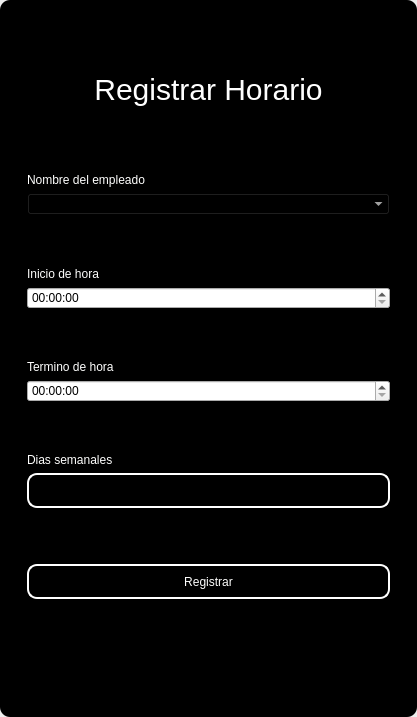
<?xml version="1.0" encoding="UTF-8"?>
<ui version="4.0">
 <class>MainWindow</class>
 <widget class="QMainWindow" name="MainWindow">
  <property name="geometry">
   <rect>
    <x>0</x>
    <y>0</y>
    <width>417</width>
    <height>717</height>
   </rect>
  </property>
  <property name="windowTitle">
   <string>MainWindow</string>
  </property>
  <property name="styleSheet">
   <string notr="true"/>
  </property>
  <widget class="QWidget" name="centralwidget">
   <property name="styleSheet">
    <string notr="true"/>
   </property>
   <layout class="QVBoxLayout" name="verticalLayout">
    <property name="spacing">
     <number>0</number>
    </property>
    <property name="leftMargin">
     <number>0</number>
    </property>
    <property name="topMargin">
     <number>0</number>
    </property>
    <property name="rightMargin">
     <number>0</number>
    </property>
    <property name="bottomMargin">
     <number>0</number>
    </property>
    <item>
     <widget class="QFrame" name="frame">
      <property name="enabled">
       <bool>true</bool>
      </property>
      <property name="styleSheet">
       <string notr="true">QFrame {
	border-radius:10px;
	background-color: rgb(0, 0, 0);
 }
</string>
      </property>
      <property name="frameShape">
       <enum>QFrame::StyledPanel</enum>
      </property>
      <property name="frameShadow">
       <enum>QFrame::Raised</enum>
      </property>
      <layout class="QVBoxLayout" name="verticalLayout_2">
       <item>
        <widget class="QFrame" name="frame_superior">
         <property name="minimumSize">
          <size>
           <width>0</width>
           <height>40</height>
          </size>
         </property>
         <property name="maximumSize">
          <size>
           <width>16777215</width>
           <height>40</height>
          </size>
         </property>
         <property name="styleSheet">
          <string notr="true">QPushButton{
border-radius:18px;
}

QPushButton:hover{
	background-color: rgb(0, 0, 0);
}
</string>
         </property>
         <property name="frameShape">
          <enum>QFrame::StyledPanel</enum>
         </property>
         <property name="frameShadow">
          <enum>QFrame::Raised</enum>
         </property>
         <layout class="QHBoxLayout" name="horizontalLayout_3">
          <property name="spacing">
           <number>4</number>
          </property>
          <property name="leftMargin">
           <number>0</number>
          </property>
          <property name="topMargin">
           <number>0</number>
          </property>
          <property name="rightMargin">
           <number>0</number>
          </property>
          <property name="bottomMargin">
           <number>0</number>
          </property>
          <item>
           <widget class="QPushButton" name="btn_icon">
            <property name="text">
             <string/>
            </property>
            <property name="iconSize">
             <size>
              <width>40</width>
              <height>40</height>
             </size>
            </property>
           </widget>
          </item>
          <item>
           <spacer name="horizontalSpacer_2">
            <property name="orientation">
             <enum>Qt::Horizontal</enum>
            </property>
            <property name="sizeHint" stdset="0">
             <size>
              <width>443</width>
              <height>20</height>
             </size>
            </property>
           </spacer>
          </item>
          <item>
           <widget class="QPushButton" name="bt_minimizar">
            <property name="minimumSize">
             <size>
              <width>38</width>
              <height>38</height>
             </size>
            </property>
            <property name="maximumSize">
             <size>
              <width>38</width>
              <height>38</height>
             </size>
            </property>
            <property name="cursor">
             <cursorShape>PointingHandCursor</cursorShape>
            </property>
            <property name="text">
             <string/>
            </property>
            <property name="icon">
             <iconset>
              <normaloff>image/minus.svg</normaloff>image/minus.svg</iconset>
            </property>
            <property name="iconSize">
             <size>
              <width>38</width>
              <height>38</height>
             </size>
            </property>
           </widget>
          </item>
          <item>
           <widget class="QPushButton" name="bt_maximizar">
            <property name="minimumSize">
             <size>
              <width>38</width>
              <height>38</height>
             </size>
            </property>
            <property name="maximumSize">
             <size>
              <width>38</width>
              <height>38</height>
             </size>
            </property>
            <property name="cursor">
             <cursorShape>PointingHandCursor</cursorShape>
            </property>
            <property name="text">
             <string/>
            </property>
            <property name="icon">
             <iconset>
              <normaloff>image/chevron-up.svg</normaloff>image/chevron-up.svg</iconset>
            </property>
            <property name="iconSize">
             <size>
              <width>38</width>
              <height>38</height>
             </size>
            </property>
           </widget>
          </item>
          <item>
           <widget class="QPushButton" name="bt_restaurar">
            <property name="minimumSize">
             <size>
              <width>38</width>
              <height>38</height>
             </size>
            </property>
            <property name="maximumSize">
             <size>
              <width>38</width>
              <height>38</height>
             </size>
            </property>
            <property name="cursor">
             <cursorShape>PointingHandCursor</cursorShape>
            </property>
            <property name="text">
             <string/>
            </property>
            <property name="icon">
             <iconset>
              <normaloff>image/chevron-down.svg</normaloff>image/chevron-down.svg</iconset>
            </property>
            <property name="iconSize">
             <size>
              <width>38</width>
              <height>38</height>
             </size>
            </property>
           </widget>
          </item>
          <item>
           <widget class="QPushButton" name="bt_cerrar">
            <property name="minimumSize">
             <size>
              <width>38</width>
              <height>38</height>
             </size>
            </property>
            <property name="maximumSize">
             <size>
              <width>38</width>
              <height>38</height>
             </size>
            </property>
            <property name="cursor">
             <cursorShape>PointingHandCursor</cursorShape>
            </property>
            <property name="text">
             <string/>
            </property>
            <property name="icon">
             <iconset>
              <normaloff>image/x.svg</normaloff>image/x.svg</iconset>
            </property>
            <property name="iconSize">
             <size>
              <width>38</width>
              <height>38</height>
             </size>
            </property>
           </widget>
          </item>
         </layout>
        </widget>
       </item>
       <item>
        <widget class="QFrame" name="frame_3">
         <property name="styleSheet">
          <string notr="true">QLabel {
	color: rgb(255, 255, 254);
	font: 12pt &quot;Arial&quot;;
	background-color: rgba(0, 0, 0,0);
}

QTextEdit{
background-color: rgba(0, 0, 0,0);
border-radius:10px; 
font: 12pt &quot;Arial&quot;;
color: rgb(255, 255, 254);
border: 2px solid  rgb(255, 255, 255);

}

QTextEdit:hover{
background-color: rgba(0, 0, 0,0);
border-radius:10px; 
font: 12pt &quot;Arial&quot;;
border: 2px solid  rgb(120, 0, 171);
}

QTextEdit:focus{
background-color: rgb(0, 0, 0);
border-radius:10px; 
font: 12pt &quot;Arial&quot;;
border: 2px solid rgb(120, 0, 171);
}

QLineEdit{
background-color: rgba(0, 0, 0,0);
border-radius:10px; 
font: 12pt &quot;Arial&quot;;
color: rgb(255, 255, 254);
border: 2px solid  rgb(255, 255, 255);

}

QLineEdit:hover{
background-color: rgba(0, 0, 0,0);
border-radius:10px; 
font: 12pt &quot;Arial&quot;;
border: 2px solid  rgb(120, 0, 171);
}

QLineEdit:focus{
background-color: rgb(0, 0, 0);
border-radius:10px; 
font: 12pt &quot;Arial&quot;;
border: 2px solid rgb(120, 0, 171);
}

QCheckBox{
	font: 12pt &quot;Arial&quot;;
	color: rgb(255, 255, 255);
}

QCheckBox::indicator {
    width: 18px;
    height:18px;
}

QCheckBox::indicator:unchecked {
   background-image: url(image/square.svg);
}

QCheckBox::indicator:checked {
   background-image: url(image/check-square.svg);
}

QPushButton{
border-radius:10px; 
font: 12pt &quot;Arial&quot;;
color: rgb(255, 255, 254);
border: 2px solid #ffffff;
}

QPushButton:hover{
border-radius:10px; 
font: 12pt &quot;Arial&quot;;
color: rgb(255, 255, 255);
border: 2px solid rgb(120, 0, 171);
	background-color: rgb(120, 0, 171);
}
</string>
         </property>
         <property name="frameShape">
          <enum>QFrame::StyledPanel</enum>
         </property>
         <property name="frameShadow">
          <enum>QFrame::Raised</enum>
         </property>
         <layout class="QHBoxLayout" name="horizontalLayout_4">
          <item>
           <layout class="QVBoxLayout" name="verticalLayout_4">
            <property name="spacing">
             <number>5</number>
            </property>
            <property name="rightMargin">
             <number>0</number>
            </property>
            <property name="bottomMargin">
             <number>0</number>
            </property>
            <item>
             <widget class="QLabel" name="label_3">
              <property name="minimumSize">
               <size>
                <width>100</width>
                <height>50</height>
               </size>
              </property>
              <property name="styleSheet">
               <string notr="true">font-size: 30px;
color: rgb(255, 255, 255);</string>
              </property>
              <property name="text">
               <string>Registrar Horario</string>
              </property>
              <property name="alignment">
               <set>Qt::AlignCenter</set>
              </property>
             </widget>
            </item>
            <item>
             <widget class="QFrame" name="frame_4">
              <property name="maximumSize">
               <size>
                <width>400</width>
                <height>700</height>
               </size>
              </property>
              <property name="styleSheet">
               <string notr="true">QLabel {
	color: rgb(255, 255, 254);
	font: 12pt &quot;Arial&quot;;
	background-color: rgba(0, 0, 0,0);
}

QTextEdit{
background-color: rgba(0, 0, 0,0);
border-radius:10px; 
font: 12pt &quot;Arial&quot;;
color: rgb(255, 255, 254);
border: 2px solid  rgb(255, 255, 255);

}

QTextEdit:hover{
background-color: rgba(0, 0, 0,0);
border-radius:10px; 
font: 12pt &quot;Arial&quot;;
border: 2px solid  rgb(120, 0, 171);
}

QTextEdit:focus{
background-color: rgb(0, 0, 0);
border-radius:10px; 
font: 12pt &quot;Arial&quot;;
border: 2px solid rgb(120, 0, 171);
}

QLineEdit{
background-color: rgba(0, 0, 0,0);
border-radius:10px; 
font: 12pt &quot;Arial&quot;;
color: rgb(255, 255, 254);
border: 2px solid  rgb(255, 255, 255);

}

QLineEdit:hover{
background-color: rgba(0, 0, 0,0);
border-radius:10px; 
font: 12pt &quot;Arial&quot;;
border: 2px solid  rgb(120, 0, 171);
}

QLineEdit:focus{
background-color: rgb(0, 0, 0);
border-radius:10px; 
font: 12pt &quot;Arial&quot;;
border: 2px solid rgb(120, 0, 171);
}

QCheckBox{
	font: 12pt &quot;Arial&quot;;
	color: rgb(255, 255, 255);
}

QCheckBox::indicator {
    width: 18px;
    height:18px;
}

QCheckBox::indicator:unchecked {
   background-image: url(image/square.svg);
}

QCheckBox::indicator:checked {
   background-image: url(image/check-square.svg);
}

QPushButton{
border-radius:10px; 
font: 12pt &quot;Arial&quot;;
color: rgb(255, 255, 254);
border: 2px solid #ffffff;
}

QPushButton:hover{
border-radius:10px; 
font: 12pt &quot;Arial&quot;;
color: rgb(255, 255, 255);
border: 2px solid rgb(120, 0, 171);
	background-color: rgb(120, 0, 171);
}
</string>
              </property>
              <property name="frameShape">
               <enum>QFrame::StyledPanel</enum>
              </property>
              <property name="frameShadow">
               <enum>QFrame::Raised</enum>
              </property>
              <layout class="QVBoxLayout" name="verticalLayout_3">
               <property name="leftMargin">
                <number>9</number>
               </property>
               <property name="topMargin">
                <number>9</number>
               </property>
               <property name="rightMargin">
                <number>9</number>
               </property>
               <property name="bottomMargin">
                <number>9</number>
               </property>
               <item>
                <spacer name="verticalSpacer_3">
                 <property name="orientation">
                  <enum>Qt::Vertical</enum>
                 </property>
                 <property name="sizeHint" stdset="0">
                  <size>
                   <width>20</width>
                   <height>40</height>
                  </size>
                 </property>
                </spacer>
               </item>
               <item>
                <widget class="QLabel" name="label_4">
                 <property name="text">
                  <string>Nombre del empleado</string>
                 </property>
                </widget>
               </item>
               <item>
                <widget class="QComboBox" name="employee_combobox">
                 <property name="styleSheet">
                  <string notr="true">background-color: rgb(0, 0, 0);
color: rgb(255, 255, 255);</string>
                 </property>
                </widget>
               </item>
               <item>
                <spacer name="verticalSpacer_10">
                 <property name="orientation">
                  <enum>Qt::Vertical</enum>
                 </property>
                 <property name="sizeHint" stdset="0">
                  <size>
                   <width>20</width>
                   <height>40</height>
                  </size>
                 </property>
                </spacer>
               </item>
               <item>
                <widget class="QLabel" name="label_5">
                 <property name="text">
                  <string>Inicio de hora</string>
                 </property>
                </widget>
               </item>
               <item>
                <widget class="QTimeEdit" name="start_time_timeedit"/>
               </item>
               <item>
                <spacer name="verticalSpacer_4">
                 <property name="orientation">
                  <enum>Qt::Vertical</enum>
                 </property>
                 <property name="sizeHint" stdset="0">
                  <size>
                   <width>20</width>
                   <height>40</height>
                  </size>
                 </property>
                </spacer>
               </item>
               <item>
                <widget class="QLabel" name="label">
                 <property name="text">
                  <string>Termino de hora</string>
                 </property>
                </widget>
               </item>
               <item>
                <widget class="QTimeEdit" name="end_time_timeedit"/>
               </item>
               <item>
                <spacer name="verticalSpacer_5">
                 <property name="orientation">
                  <enum>Qt::Vertical</enum>
                 </property>
                 <property name="sizeHint" stdset="0">
                  <size>
                   <width>20</width>
                   <height>40</height>
                  </size>
                 </property>
                </spacer>
               </item>
               <item>
                <widget class="QLabel" name="label_2">
                 <property name="text">
                  <string>Dias semanales</string>
                 </property>
                </widget>
               </item>
               <item>
                <widget class="QLineEdit" name="horarytxt">
                 <property name="minimumSize">
                  <size>
                   <width>0</width>
                   <height>35</height>
                  </size>
                 </property>
                </widget>
               </item>
               <item>
                <spacer name="verticalSpacer_9">
                 <property name="orientation">
                  <enum>Qt::Vertical</enum>
                 </property>
                 <property name="sizeHint" stdset="0">
                  <size>
                   <width>20</width>
                   <height>50</height>
                  </size>
                 </property>
                </spacer>
               </item>
               <item>
                <widget class="QPushButton" name="btn_add">
                 <property name="minimumSize">
                  <size>
                   <width>0</width>
                   <height>35</height>
                  </size>
                 </property>
                 <property name="cursor">
                  <cursorShape>PointingHandCursor</cursorShape>
                 </property>
                 <property name="text">
                  <string>Registrar</string>
                 </property>
                </widget>
               </item>
               <item>
                <spacer name="verticalSpacer_7">
                 <property name="orientation">
                  <enum>Qt::Vertical</enum>
                 </property>
                 <property name="sizeHint" stdset="0">
                  <size>
                   <width>20</width>
                   <height>40</height>
                  </size>
                 </property>
                </spacer>
               </item>
               <item>
                <spacer name="verticalSpacer_8">
                 <property name="orientation">
                  <enum>Qt::Vertical</enum>
                 </property>
                 <property name="sizeHint" stdset="0">
                  <size>
                   <width>20</width>
                   <height>40</height>
                  </size>
                 </property>
                </spacer>
               </item>
              </layout>
             </widget>
            </item>
           </layout>
          </item>
         </layout>
        </widget>
       </item>
      </layout>
     </widget>
    </item>
   </layout>
  </widget>
 </widget>
 <resources/>
 <connections/>
</ui>
